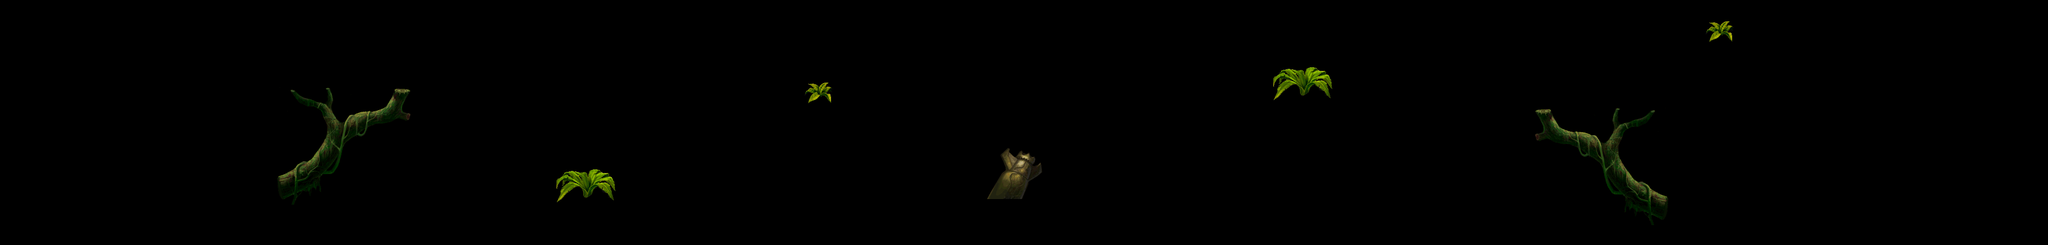

Below is a game level as drawn by its tile map, then a one-line description and the .tmx that defines it (tile-layer data replaced by summaries):
An orthogonal 100x12 tile map with 40x40 px tiles, 2 tile layers (land1, land2).

<map version="1.0" orientation="orthogonal" width="100" height="12" tilewidth="40" tileheight="40">
 <tileset firstgid="1" name="c-jinjing" tilewidth="40" tileheight="40">
  <image source="c-jinjing.png" width="1775" height="506" />
 </tileset>
 <layer name="land1" width="100" height="12">
  <data>[1200 cells, 199 non-empty, 112 distinct tile ids]</data>
 </layer>
 <layer name="land2" width="100" height="12">
  <data>[1200 cells, 18 non-empty, 9 distinct tile ids]</data>
 </layer>
</map>
